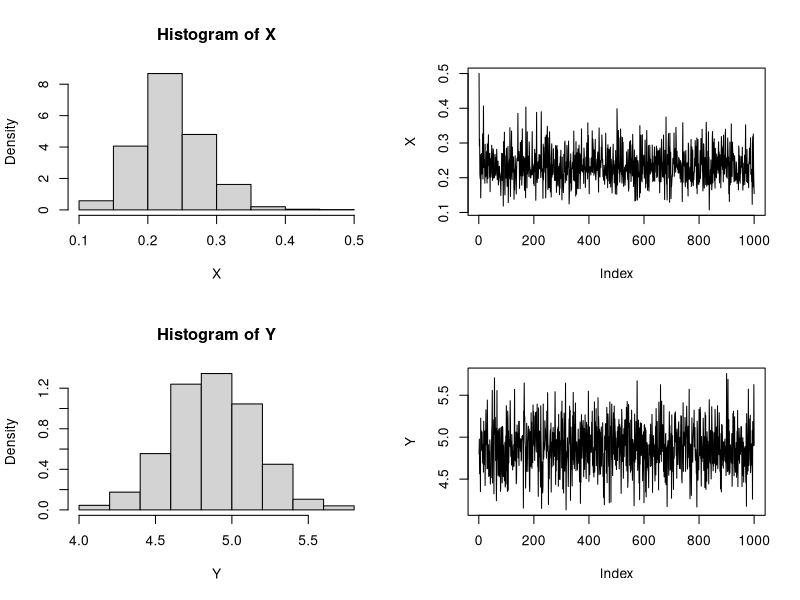
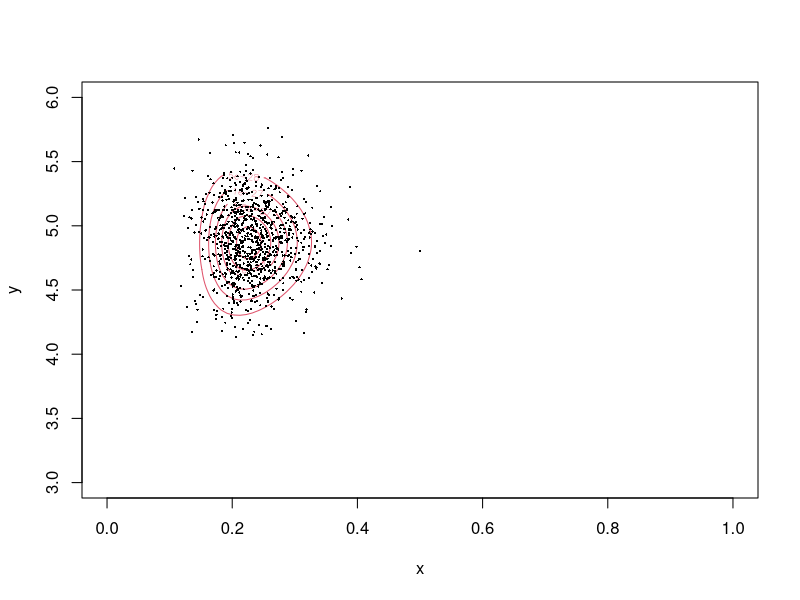
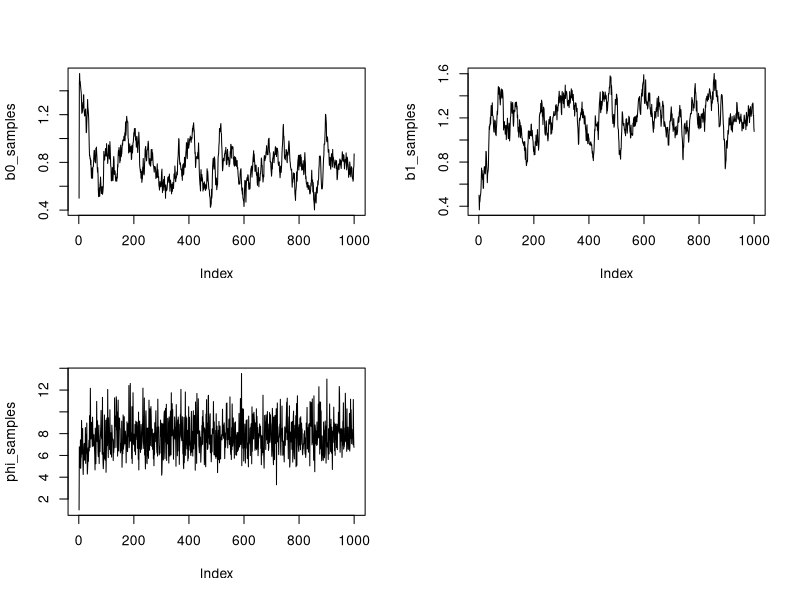
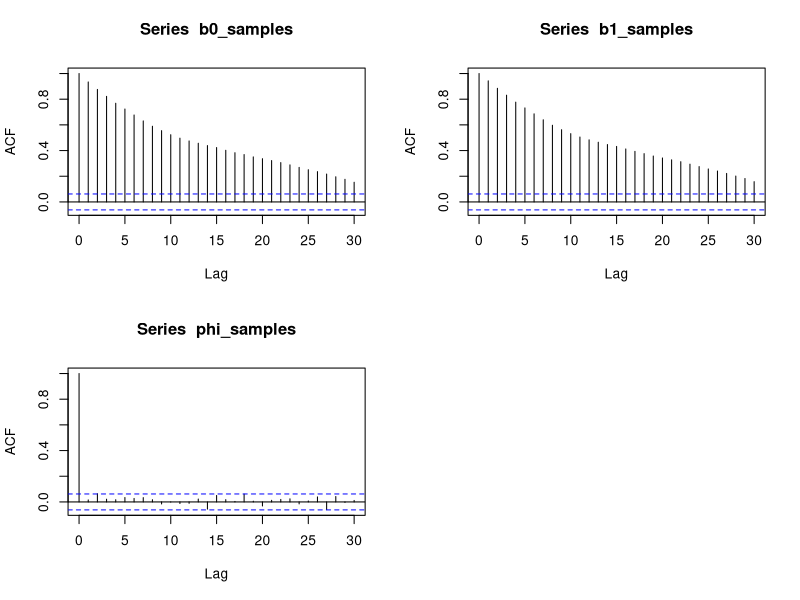
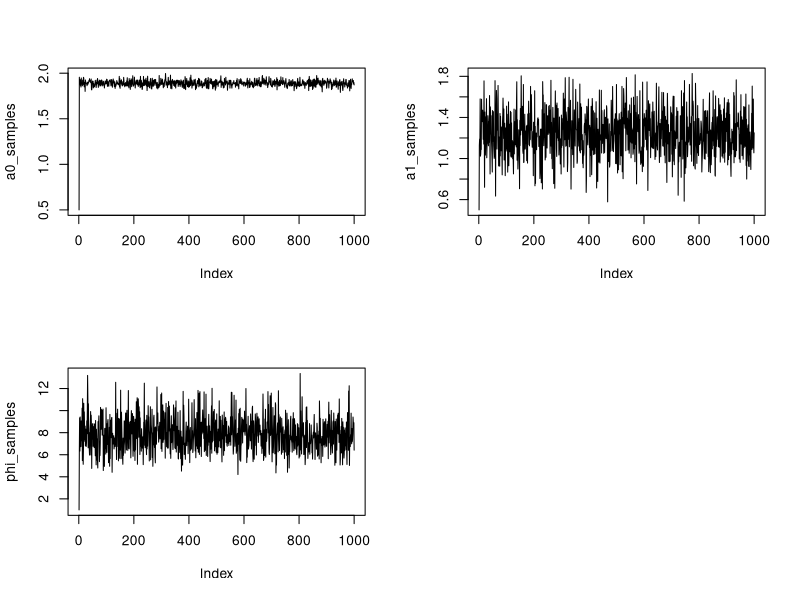
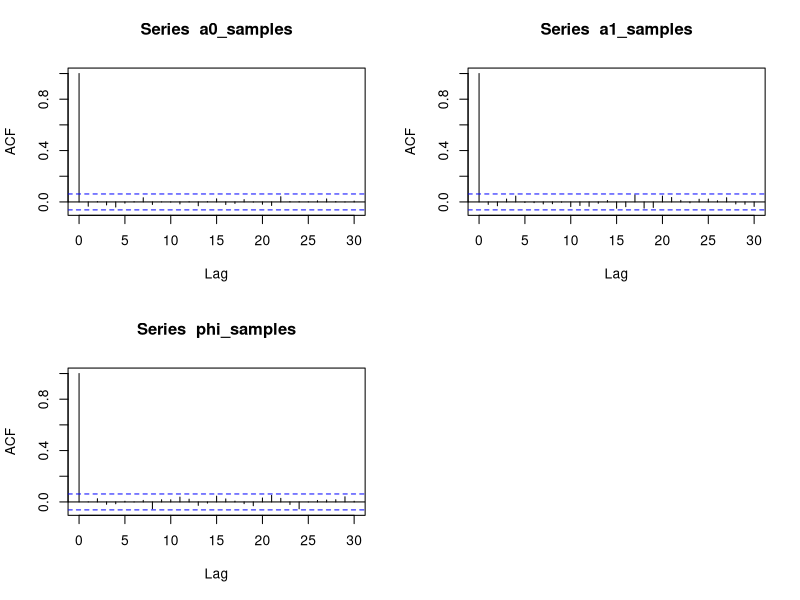

Write R code to recreate these figures, in order.
#################
# MATH3871 Lab 5
#################

# Question 1

n = 50
mu = 5
sig = 2
x_data = rnorm(n, 5, sig)

# X and Y will store the Gibbs samples
N = 1000
X = Y = rep(NA, N)
X[1] = 0.5    # sig^-2 samples
Y[1] = 4.8    # mu samples

alpha = 0.5
beta = 1
xi = 4.7
kappa = 1

# Gibbs sampling
for (i in c(2:N)) {
    X[i] = rgamma(1, alpha+n/2, rate = beta+0.5*sum((x_data-Y[i-1])^2))
    Y[i]=rnorm(1, (X[i]*sum(x_data) + kappa*xi)/(X[i]*n + kappa), sqrt(1/(X[i]*n + kappa)))
}

# Histogram and trace plots
par(mfrow=c(2,2))
hist(X, probability=T)
plot(X, type="l")
hist(Y, probability=T)
plot(Y, type="l")

# Plot samples with 2D contour plot
f=function(x,y) {
    x^(alpha+n/2-1)*exp(-beta*x - (kappa*(y-xi)^2)/2 - (x*sum((x_data - y)^2))/2)
}
xx=seq(0,1,length=100)
yy=seq(3,6,length=100)
zz=matrix(NA,ncol=100,nrow=100)
for (i in 1:100) zz[,i]=f(xx,yy[i])
par(mfrow=c(1,1))
contour(xx,yy,zz,xlab="x",ylab="y",col=2)
points(X,Y,pch=16,cex=0.3)


# Question 2

# a)
# First, we generate 50 samples for x
n = 50
rho = 0.95
b0 = 1
b1 = 1
phi = 10

library(MASS)

mu = rep(0, n)                          # mean
sigma = matrix(rep(rho, n*n), ncol = n) # covariance
diag(sigma) = 1
X = mvrnorm(1, mu, sigma) # num samples is 1 because this 1 sample is an n dimensional vector already
y = mvrnorm(1, b0 + b1*X, 1/phi * diag(n))

# Now, we use the samples to generate the posterior distribution of
# b0, b1, and phi

n0 = 4
S0 = 0.5

xbar = mean(X)
Sxx = sum(X^2) - n * (xbar^2)
Xmat = cbind(rep(1,n), X)   # design matrix: X values with intercept column
bhat = solve(t(Xmat) %*% Xmat) %*% t(Xmat) %*% y # `solve` finds the inverse

# Do Gibbs sampling
b0_samples = c()
b1_samples = c()
phi_samples = c()

b0_samples[1] = 0.5 # remember that MCMC initialisation can be any value
b1_samples[1] = 0.5
phi_samples[1] = 1

for (i in c(2:1000)) {
    b0_samples[i] = rnorm(
        1,
        mean = bhat[1] - xbar*(b1_samples[i-1]-bhat[2]),
        sd = sqrt(1/(phi_samples[i-1]*n*Sxx) * (1-n*(xbar^2)/(sum(X^2))))
    )

    b1_samples[i] = rnorm(
        1,
        mean = bhat[2] - xbar*n/sum(X^2) * (b0_samples[i] - bhat[1]),
        sd = sqrt(1/(phi_samples[i-1]*Sxx) * (1 - n*(xbar^2)/sum(X^2)))
    )

    # Sb (S_beta) was computed in tutorial 5 question 5b (apparently)
    Sb = t(y-(Xmat%*%c(b0_samples[i], b1_samples[i])))%*%(y-(Xmat%*%c(b0_samples[i], b1_samples[i])))+n0*S0

    phi_samples[i] = rgamma(1, (n+n0)/2, Sb/2)
}

par(mfrow = c(2,2))
plot(b0_samples, type="l")
plot(b1_samples, type="l")
plot(phi_samples, type="l")

# b)

# Plot autocorrelation of the samples
# - autocorrelation is dependence of each sample on its previous samples
#   (high = samples are highly dependent)

par(mfrow = c(2,2))
acf(b0_samples) # acf = auto correlation function
acf(b1_samples)
acf(phi_samples)

# Determine thinning threshold by where the ACF curves reach 0

# c)

# Reparameterisation is equivalent to centering covariates X

Xnew = X - mean(X)
xbar = mean(Xnew)
Sxx = sum(Xnew^2) - n*(xbar^2)
Xmat = cbind(rep(1,n), Xnew)

ahat = solve(t(Xmat) %*% Xmat) %*% t(Xmat) %*% y

a0_samples = c()
a1_samples = c()
phi_samples = c()

a0_samples[1] = 0.5
a1_samples[1] = 0.5
phi_samples[1] = 1

for (i in c(2:1000)) {
    a0_samples[i] = rnorm(
        1,
        mean = ahat[1] - xbar*(a1_samples[i-1]-ahat[2]),
        sd = sqrt(1/(phi_samples[i-1]*n*Sxx) * (1-n*(xbar^2)/(sum(X^2))))
    )

    a1_samples[i] = rnorm(
        1,
        mean = ahat[2] - xbar*n/sum(X^2) * (a0_samples[i] - ahat[1]),
        sd = sqrt(1/(phi_samples[i-1]*Sxx) * (1 - n*(xbar^2)/sum(X^2)))
    )

    Sa = t(y-(Xmat%*%c(a0_samples[i], a1_samples[i])))%*%(y-(Xmat%*%c(a0_samples[i], a1_samples[i])))+n0*S0

    phi_samples[i] = rgamma(1, (n+n0)/2, Sa/2)
}

par(mfrow=c(2,2))
plot(a0_samples, type="l")
plot(a1_samples, type="l")
plot(phi_samples, type="l")

par(mfrow=c(2,2))
acf(a0_samples)
acf(a1_samples)
acf(phi_samples)

# there is basically no autocorrelation here! the reparameterisation provided
# independent components. this means convergence happens faster - more efficient
